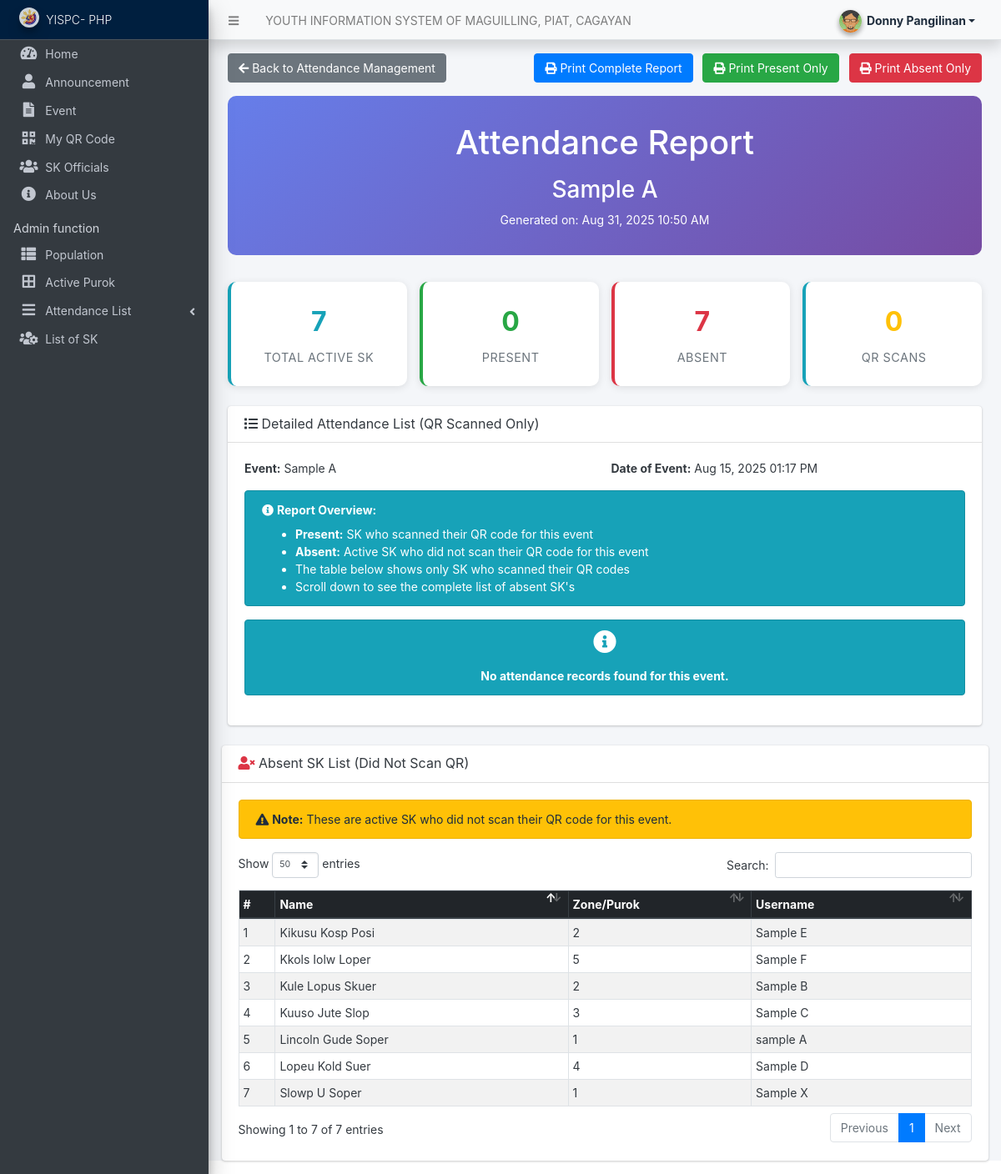
Screenshot of /admin/?page=attendance/attendance_report&event_id=15 (signed in) with the database file from the repository.
### tables this page shows
CREATE TABLE `event_list` (
  `id` int(11) NOT NULL,
  `title` varchar(255) NOT NULL,
  `description` text DEFAULT NULL,
  `image_path` varchar(255) DEFAULT NULL,
  `image_paths` text DEFAULT NULL,
  `images` text DEFAULT NULL,
  `date_created` datetime DEFAULT current_timestamp()
);

CREATE TABLE `users` (
  `id` int(50) NOT NULL,
  `firstname` varchar(250) NOT NULL,
  `middlename` text DEFAULT NULL,
  `lastname` varchar(250) NOT NULL,
  `username` text NOT NULL,
  `password` text NOT NULL,
  `security_question` varchar(255) DEFAULT NULL,
  `security_answer` varchar(255) DEFAULT NULL,
  `avatar` text DEFAULT NULL,
  `qr_code` text DEFAULT NULL,
  `last_login` datetime DEFAULT NULL,
  `type` tinyint(1) NOT NULL DEFAULT 0,
  `status` tinyint(1) NOT NULL DEFAULT 1,
  `date_added` datetime NOT NULL DEFAULT current_timestamp(),
  `date_updated` datetime DEFAULT current_timestamp() ON UPDATE current_timestamp(),
  `zone` int(1) NOT NULL,
  `birthdate` date DEFAULT NULL,
  `age` int(3) NOT NULL,
  `sex` enum('Male','Female') NOT NULL
);

### admin/attendance/attendance_report.php (the view, shortened to what this page needs)
<?php
$event_id = intval($_GET['event_id']);
$event_qry = $conn->query("SELECT * FROM `event_list` WHERE id = '{$event_id}'");
$event = $event_qry->fetch_assoc();
$attendance_qry = $conn->query("
    SELECT
        ea.*,
        CONCAT(u.firstname, ' ', COALESCE(CONCAT(u.middlename, ' '), ''), u.lastname) as attendee_name,
        u.avatar as attendee_avatar,
        u.zone as attendee_zone,
        CONCAT(scanner.firstname, ' ', COALESCE(CONCAT(scanner.middlename, ' '), ''), scanner.lastname) as scanner_name
    FROM `event_attendance` ea
    LEFT JOIN `users` u ON ea.user_id = u.id
    LEFT JOIN `users` scanner ON ea.scanner_user_id = scanner.id
    WHERE ea.event_id = '{$event_id}'
    ORDER BY ea.scan_time DESC
");
$present_count = 0;
$attendance_qry->data_seek(0);
$attendance_qry->data_seek(0);
$total_active_users_qry = $conn->query("SELECT COUNT(*) as count FROM `users` WHERE `status` = 1 AND `type` != 1");
$total_active_users = $total_active_users_qry->fetch_assoc()['count'];
$absent_count = $total_active_users - $present_count;
$total_attendees = $attendance_qry->num_rows;
$absent_users_qry = $conn->query("
    SELECT
        u.id,
        CONCAT(u.firstname, ' ', COALESCE(CONCAT(u.middlename, ' '), ''), u.lastname) as full_name,
        u.zone,
        u.username
    FROM `users` u
    WHERE u.status = 1
    AND u.type != 1
    AND u.id NOT IN (
        SELECT ea.user_id
        FROM `event_attendance` ea
        WHERE ea.event_id = '{$event_id}'
        AND ea.status = 'present'
    )
    ORDER BY u.firstname, u.lastname
");
?>
<div class="container-fluid">
    <div class="row no-print mb-3">
        <div class="col-12">
            <a href="./?page=attendance" class="btn btn-secondary">
                <i class="fas fa-arrow-left"></i> Back to Attendance Management
            </a>
            <div class="float-right">
                <button onclick="printAll()" class="btn btn-primary mr-2">
                    <i class="fas fa-print"></i> Print Complete Report
                </button>
                <button onclick="printPresent()" class="btn btn-success mr-2">
                    <i class="fas fa-print"></i> Print Present Only
                </button>
                <button onclick="printAbsent()" class="btn btn-danger">
                    <i class="fas fa-print"></i> Print Absent Only
                </button>
            </div>
        </div>
    </div>
    <div class="report-header text-center">
        <h1 class="mb-3">Attendance Report</h1>
        <h3><?= htmlspecialchars($event['title']) ?></h3>
        <p class="mb-0">Generated on: <?= date("M d, Y h:i A") ?></p>
    </div>
    <div class="row mb-4">
        <div class="col-md-3">
            <div class="stat-card total">
                <div class="stat-number text-info"><?= $total_active_users ?></div>
                <div class="stat-label">Total Active SK</div>
            </div>
        </div>
        <div class="col-md-3">
            <div class="stat-card present">
                <div class="stat-number text-success"><?= $present_count ?></div>
                <div class="stat-label">Present</div>
            </div>
        </div>
        <div class="col-md-3">
            <div class="stat-card absent">
                <div class="stat-number text-danger"><?= $absent_count ?></div>
                <div class="stat-label">Absent</div>
            </div>
        </div>
        <div class="col-md-3">
            <div class="stat-card total">
                <div class="stat-number text-warning"><?= $total_attendees ?></div>
                <div class="stat-label">QR Scans</div>
            </div>
        </div>
    </div>
    <div class="card">
        <div class="card-header">
            <h4 class="card-title mb-0">
                <i class="fas fa-list"></i> Detailed Attendance List (QR Scanned Only)
            </h4>
        </div>
        <div class="card-body print-section" id="presentSection">
            <div class="row mb-3">
                <div class="col-md-6">
                    <strong>Event:</strong> <?= htmlspecialchars($event['title']) ?>
                </div>
                <div class="col-md-6">
                    <strong>Date of Event:</strong> <?= date("M d, Y h:i A", strtotime($event['date_created'])) ?>
                </div>
            </div>
            <div class="alert alert-info">
                <i class="fas fa-info-circle"></i>
                <strong>Report Overview:</strong>
                <ul class="mb-0 mt-2">
                    <li><strong>Present:</strong> SK who scanned their QR code for this event</li>
                    <li><strong>Absent:</strong> Active SK who did not scan their QR code for this event</li>
                    <li>The table below shows only SK who scanned their QR codes</li>
                    <li>Scroll down to see the complete list of absent SK's</li>
                </ul>
            </div>
            <?php if($total_attendees > 0): ?>
            <div class="table-responsive">
                <table class="table table-striped table-bordered" id="reportTable">
                    <thead class="thead-dark">
                        <tr>
                            <th width="5%">#</th>
                            <th width="30%">Attendee Name</th>
                            <th width="20%">Zone/Purok</th>
                            <th width="25%">Scan Time</th>
                            <th width="10%">Status</th>
                            <th width="10%">Scanned By</th>
                        </tr>
                    </thead>
                    <tbody>
                        <?php
                        $i = 1;
                        while($row = $attendance_qry->fetch_assoc()):
                        ?>
                        <tr>
                            <td><?= $i++ ?></td>
                            <td><?= htmlspecialchars($row['attendee_name']) ?></td>
                            <td><?= !empty($row['attendee_zone']) ? htmlspecialchars($row['attendee_zone']) : '<span class="text-muted">N/A</span>' ?></td>
                            <td><?= date("M d, Y h:i:s A", strtotime($row['scan_time'])) ?></td>
                            <td class="text-center">
                                <?php if($row['status'] == 'present'): ?>
                                    <span class="badge badge-success">Present</span>
                                <?php else: ?>
                                    <span class="badge badge-danger">Absent</span>
                                <?php endif; ?>
                            </td>
                            <td><?= !empty($row['scanner_name']) ? htmlspecialchars($row['scanner_name']) : '<em class="text-muted">Auto-scan</em>' ?></td>
                        </tr>
                        <?php endwhile; ?>
                    </tbody>
                </table>
            </div>
            <?php else: ?>
            <div class="alert alert-info text-center">
                <i class="fas fa-info-circle fa-2x mb-3"></i><br>
                <strong>No attendance records found for this event.</strong>
            </div>
            <?php endif; ?>
        </div>
    </div>
</div>
<div class="card mt-4">
    <div class="card-header">
        <h4 class="card-title mb-0">
            <i class="fas fa-user-times text-danger"></i> Absent SK List (Did Not Scan QR)
        </h4>
    </div>
    <div class="card-body print-section" id="absentSection">
        <div class="alert alert-warning">
            <i class="fas fa-exclamation-triangle"></i>
            <strong>Note:</strong> These are active SK who did not scan their QR code for this event.
        </div>
        <?php if($absent_count > 0): ?>
        <div class="table-responsive">
            <table class="table table-striped table-bordered" id="absentTable">
                <thead class="thead-dark">
                    <tr>
                        <th width="5%">#</th>
                        <th width="40%">Name</th>
                        <th width="25%">Zone/Purok</th>
                        <th width="30%">Username</th>
                    </tr>
                </thead>
                <tbody>
                    <?php
                    $j = 1;
                    while($absent_row = $absent_users_qry->fetch_assoc()):
                    ?>
                    <tr>
                        <td><?= $j++ ?></td>
                        <td><?= htmlspecialchars($absent_row['full_name']) ?></td>
                        <td><?= !empty($absent_row['zone']) ? htmlspecialchars($absent_row['zone']) : '<span class="text-muted">N/A</span>' ?></td>
                        <td><?= htmlspecialchars($absent_row['username']) ?></td>
                    </tr>
                    <?php endwhile; ?>
                </tbody>
            </table>
        </div>
        <?php endif; ?>
    </div>
</div>

### admin/attendance/attendance_report.php (style rules this page uses)
.report-header { background: linear-gradient(135deg, #667eea 0%, #764ba2 100%); color: white; padding: 2rem; border-radius: 10px; margin-bottom: 2rem; }
.stat-card { background: white; border-radius: 10px; padding: 1.5rem; text-align: center; box-shadow: 0 2px 10px rgba(0,0,0,0.1); border-left: 4px solid; }
.stat-card.total { border-left-color: #17a2b8; }
.stat-card.present { border-left-color: #28a745; }
.stat-card.absent { border-left-color: #dc3545; }
.stat-number { font-size: 2rem; font-weight: bold; margin-bottom: 0.5rem; }
.stat-label { color: #6c757d; font-size: 0.9rem; text-transform: uppercase; letter-spacing: 0.5px; }

### rows the page displays
event_list: title "Sample A", date_created "Aug 15, 2025 01:17 PM"
users: full_name "Kikusu Kosp Posi", zone "2", username "Sample E"
users: full_name "Kkols Iolw Loper", zone "5", username "Sample F"
users: full_name "Kule Lopus Skuer", zone "2", username "Sample B"
users: full_name "Kuuso Jute Slop", zone "3", username "Sample C"
users: full_name "Lincoln Gude Soper", zone "1", username "sample A"
users: full_name "Lopeu Kold Suer", zone "4", username "Sample D"
users: full_name "Slowp U Soper", zone "1", username "Sample X"

### other values shown
$_settings->info('name') "YOUTH INFORMATION SYSTEM OF MAGUILLING, PIAT, CAGAYAN"
$_settings->userdata('firstname').' '.$_settings->userdata('lastname') "Donny Pangilinan"
$_settings->info('short_name') "YISPC- PHP"
$total_active_users "7"
$present_count "0"
$absent_count "7"
$total_attendees "0"
